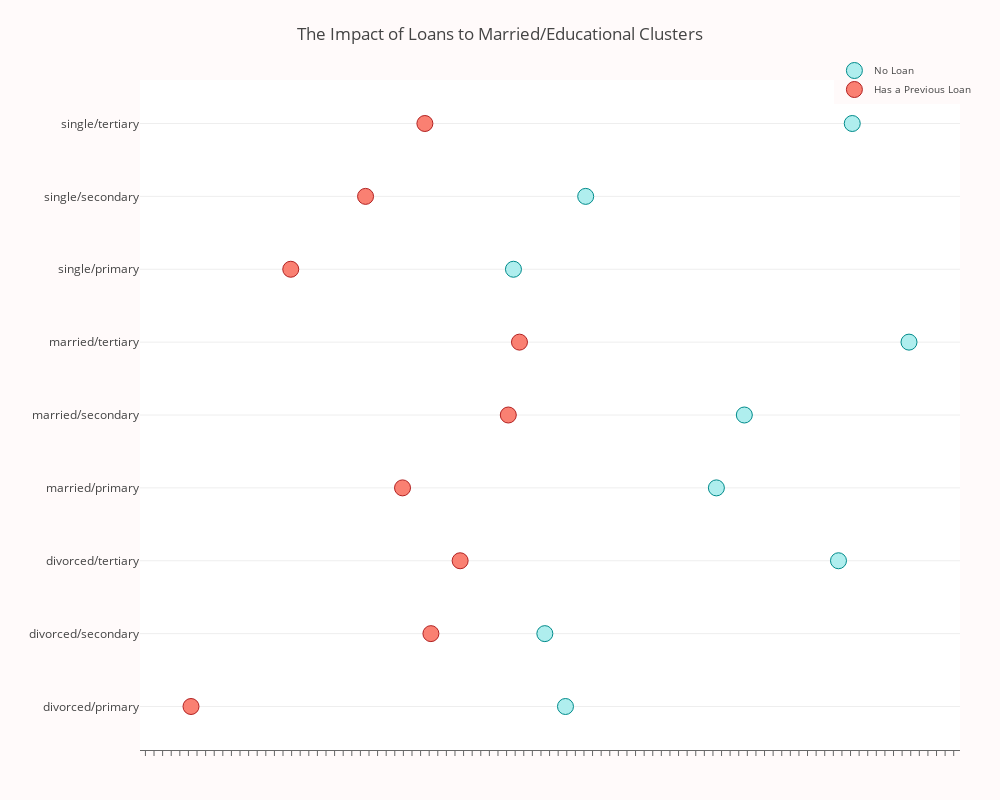

The notebook cell saved with this chart:
### Code cell
# Let's see the group who had loans from the marital/education group

loan_balance = df.groupby(['marital/education', 'loan'], as_index=False)['balance'].median()


no_loan = loan_balance['balance'].loc[loan_balance['loan'] == 'no'].values
has_loan = loan_balance['balance'].loc[loan_balance['loan'] == 'yes'].values


labels = loan_balance['marital/education'].unique().tolist()


trace0 = go.Scatter(
    x=no_loan,
    y=labels,
    mode='markers',
    name='No Loan',
    marker=dict(
        color='rgb(175,238,238)',
        line=dict(
            color='rgb(0,139,139)',
            width=1,
        ),
        symbol='circle',
        size=16,
    )
)
trace1 = go.Scatter(
    x=has_loan,
    y=labels,
    mode='markers',
    name='Has a Previous Loan',
    marker=dict(
        color='rgb(250,128,114)',
        line=dict(
            color='rgb(178,34,34)',
            width=1,
        ),
        symbol='circle',
        size=16,
    )
)

data = [trace0, trace1]
layout = go.Layout(
    title="The Impact of Loans to Married/Educational Clusters",
    xaxis=dict(
        showgrid=False,
        showline=True,
        linecolor='rgb(102, 102, 102)',
        titlefont=dict(
            color='rgb(204, 204, 204)'
        ),
        tickfont=dict(
            color='rgb(102, 102, 102)',
        ),
        showticklabels=False,
        dtick=10,
        ticks='outside',
        tickcolor='rgb(102, 102, 102)',
    ),
    margin=dict(
        l=140,
        r=40,
        b=50,
        t=80
    ),
    legend=dict(
        font=dict(
            size=10,
        ),
        yanchor='middle',
        xanchor='right',
    ),
    width=1000,
    height=800,
    paper_bgcolor='rgb(255,250,250)',
    plot_bgcolor='rgb(255,255,255)',
    hovermode='closest',
)
fig = go.Figure(data=data, layout=layout)
iplot(fig, filename='lowest-oecd-votes-cast')

### Figure 1 — Plotly figure (JSON) as saved in the notebook; plotly's stock layout.template omitted (floating-point values rounded to 4 significant figures)
{"data": [{"marker": {"color": "rgb(175,238,238)", "line": {"color": "rgb(0,139,139)", "width": 1}, "size": 16, "symbol": "circle"}, "mode": "markers", "name": "No Loan", "x": [498.5, 474.5, 816, 674, 706.5, 898, 438, 522, 832], "y": ["divorced/primary", "divorced/secondary", "divorced/tertiary", "married/primary", "married/secondary", "married/tertiary", "single/primary", "single/secondary", "single/tertiary"], "type": "scatter", "uid": "ae453e2d-4338-4b8e-94ec-a6ad00cbad52"}, {"marker": {"color": "rgb(250,128,114)", "line": {"color": "rgb(178,34,34)", "width": 1}, "size": 16, "symbol": "circle"}, "mode": "markers", "name": "Has a Previous Loan", "x": [63, 342, 376, 309, 432, 445, 179, 266, 335], "y": ["divorced/primary", "divorced/secondary", "divorced/tertiary", "married/primary", "married/secondary", "married/tertiary", "single/primary", "single/secondary", "single/tertiary"], "type": "scatter", "uid": "f5a5ea37-a77a-4573-82c6-853fff6227ea"}], "layout": {"height": 800, "hovermode": "closest", "legend": {"font": {"size": 10}, "xanchor": "right", "yanchor": "middle"}, "margin": {"b": 50, "l": 140, "r": 40, "t": 80}, "paper_bgcolor": "rgb(255,250,250)", "plot_bgcolor": "rgb(255,255,255)", "title": {"text": "The Impact of Loans to Married/Educational Clusters"}, "width": 1000, "xaxis": {"dtick": 10, "linecolor": "rgb(102, 102, 102)", "showgrid": false, "showline": true, "showticklabels": false, "tickcolor": "rgb(102, 102, 102)", "tickfont": {"color": "rgb(102, 102, 102)"}, "ticks": "outside", "title": {"font": {"color": "rgb(204, 204, 204)"}}, "type": "linear", "range": [3.689, 957.3], "autorange": true}, "yaxis": {"type": "category", "range": [-0.5969, 8.597], "autorange": true}}}
